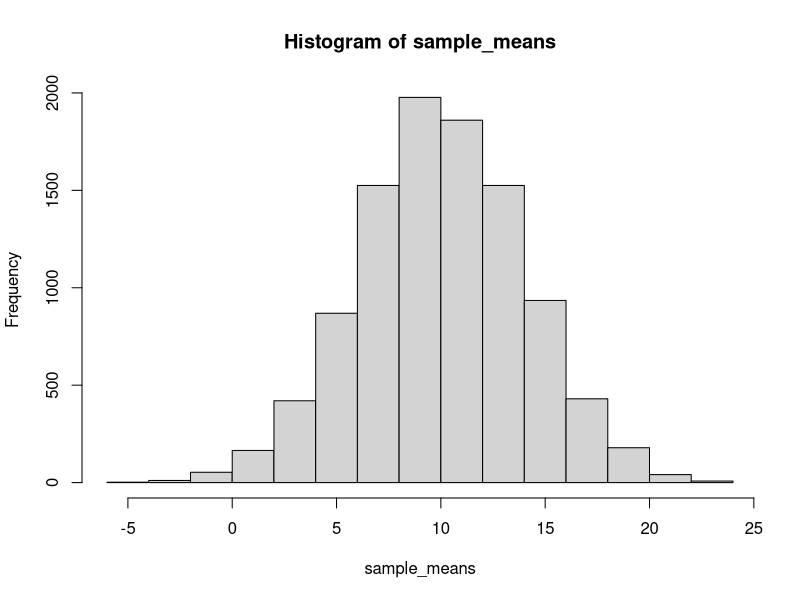
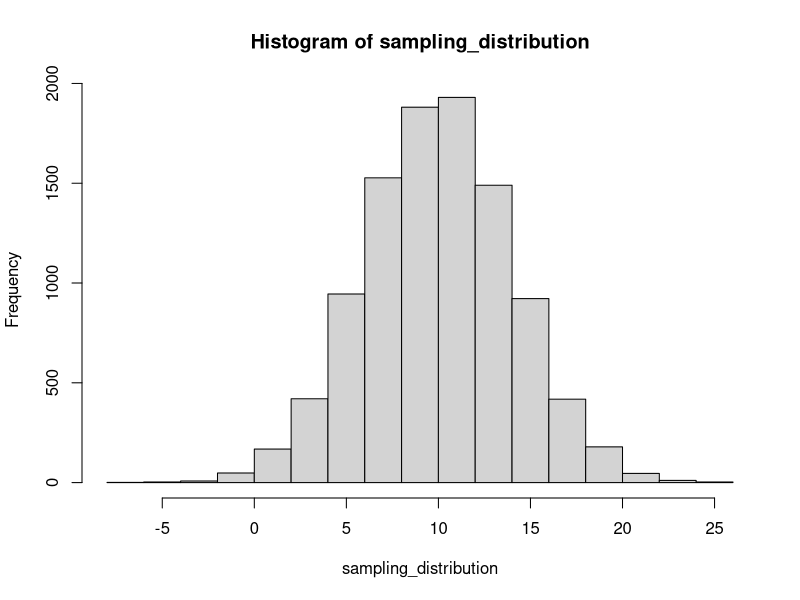
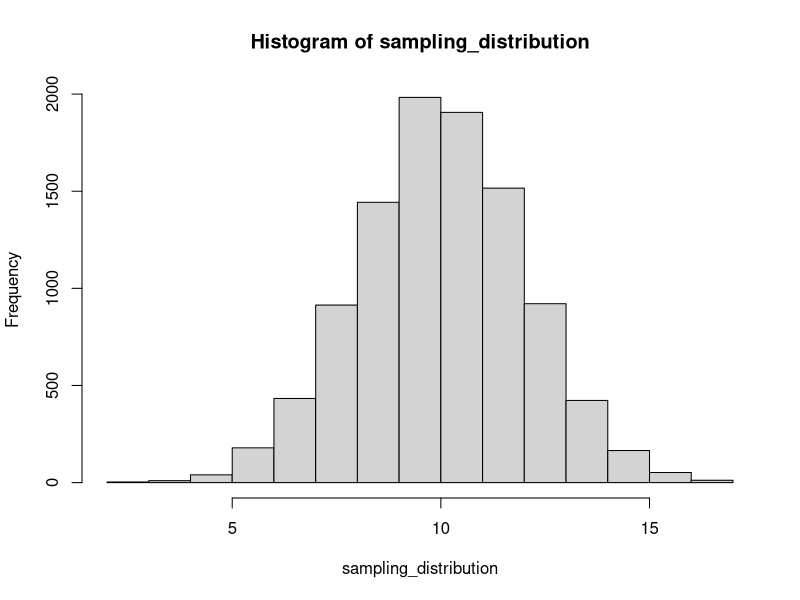
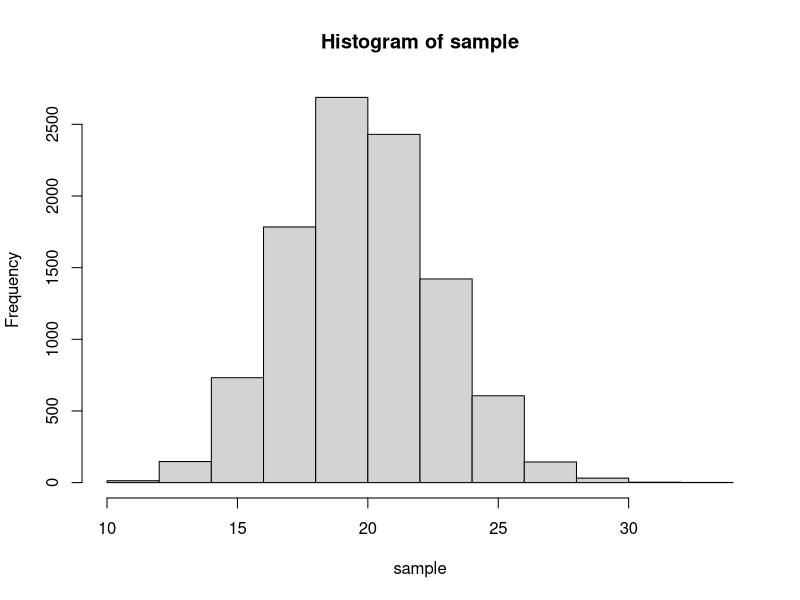

These figures' R source, in order:
## ---- chunk 1
knitr::opts_chunk$set(echo = TRUE)
## ---- chunk 2

pnorm(2.5, mean = 0, sd = 1, lower.tail = FALSE)

some_data <- rnorm(n=1000000, mean = 0, sd = 1)

selection <- some_data[some_data > 2.5]
length(selection)/1000000

## ---- chunk 3

some_data <- data.frame(observations = rnorm(n=10000, mean = 100, sd = 10),
                        type = "Scores")

some_data$observations[some_data$observations > 130]

length(some_data$observations[some_data$observations > 130])

## ---- chunk 4
pnorm(q = 130, mean = 100, sd = 10, lower.tail = FALSE)

10000*pnorm(q = 130, mean = 100, sd = 10, lower.tail = FALSE)

some_observations <- rnorm(10000,100,10)
length(some_observations[some_observations >130])/10000

## ---- chunk 5
sample <- rnorm(25, 10, 20)

sample_means <- replicate(10000, mean(rnorm(25,10,20)))
hist(sample_means)

mean_12 <- sample_means[sample_means >= 12]
probability_12 <- length(mean_12)/10000
probability_12
## ---- chunk 6
sampling_distribution <- replicate(10000, mean(rnorm(25, mean = 10, sd = 20)))
hist(sampling_distribution)

length(sampling_distribution[sampling_distribution >=12])/10000

## ---- chunk 7

sampling_distribution <- replicate(10000, mean(rnorm(100, mean = 10, sd = 20)))
hist(sampling_distribution)

probability <- length(sampling_distribution[sampling_distribution >=12])/10000

probability

## ---- chunk 8
sample <- replicate(10000,
                    sd(rnorm(25, 10, 20)))
hist(sample)

sd_15_or_less <- length(sample[sample <= 15])/10000
sd_15_or_less

